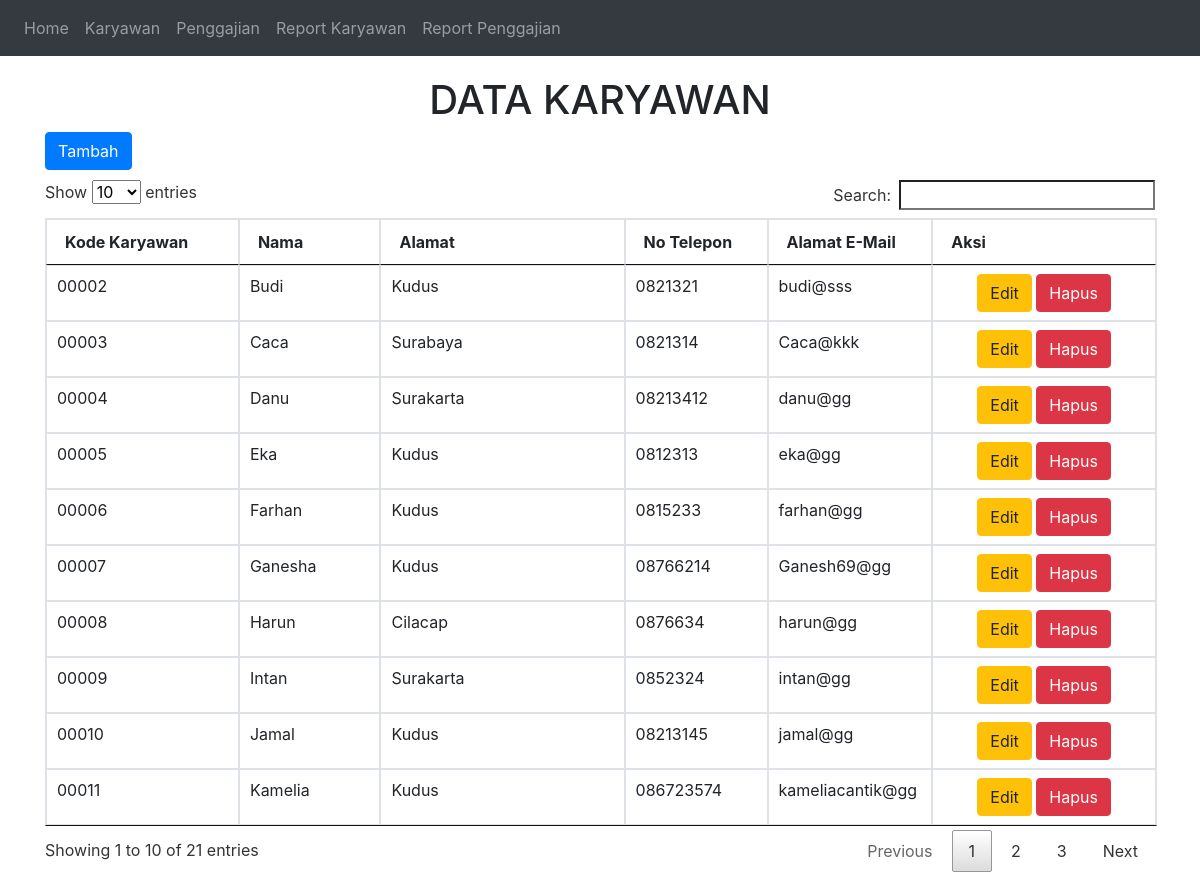
/penggajian/index.php?page=karyawan, run on the app's committed database.
### tables this page shows
CREATE TABLE `karyawan` (
  `kdkaryawan` varchar(5) NOT NULL,
  `nama` varchar(50) NOT NULL,
  `alamat` varchar(50) NOT NULL,
  `notelp` varchar(14) NOT NULL,
  `email` varchar(50) NOT NULL
);

### penggajian/karyawan_tampil.php (the view, shortened to what this page needs)
<h1 align="center">DATA KARYAWAN</h1>
<a class="btn btn-primary" href="?page=karyawan&action=tambah" style="margin-bottom: 10px;">Tambah</a>
<table class="table table-bordered table-hover" id="myTable">
    <thead>
      <tr>
        <th width="150px">Kode Karyawan</th>
        <th width="100px">Nama</th>
        <th width="200px">Alamat</th>
        <th width="100px">No Telepon</th>
        <th width="100px">Alamat E-Mail</th>
        <th width="180px">Aksi</th>
      </tr>
    </thead>
    <tbody>
    <?php
        $sql = "SELECT * FROM karyawan ORDER BY kdkaryawan ASC";
        $result = $conn->query($sql);
        while($row = $result->fetch_assoc()) {
    ?>
        <tr>
            <td><?php echo $row['kdkaryawan']; ?></td>
            <td><?php echo $row['nama']; ?></td>
            <td><?php echo $row['alamat']; ?></td>
            <td><?php echo $row['notelp']; ?></td>
            <td><?php echo $row['email']; ?></td>
            <td style="text-align:center">
                <a class="btn btn-warning" href="?page=karyawan&action=update&kdkaryawan=<?php echo $row['kdkaryawan']; ?>">Edit</a>
                <a onclick="return confirm('Yakin menghapus data ini ?')" class="btn btn-danger" href="?page=karyawan&action=hapus&kdkaryawan=<?php echo $row['kdkaryawan']; ?>">Hapus</a>
            </td>
        </tr>
    <?php
        }
    ?>
   </tbody>
</table>

### penggajian/index.php (shortened to what this page needs)
<?php
    include "config.php";
?>
<!doctype html>
<html lang="en">
  <head>
    <link rel="stylesheet" href="assets/css/bootstrap.min.css">
    <link rel="stylesheet" href="assets/css/jquery.dataTables.min.css">
    <link rel="stylesheet" href="assets/css/bootstrap-chosen.css">
    <link rel="stylesheet" href="style.css">
  </head>
  <body>
    <nav class="navbar navbar-expand-sm bg-dark navbar-dark">
        <ul class="navbar-nav">
            <li class="nav-item">
                <a class="nav-link" href="index.php">Home</a>
            </li>
            <li class="nav-item">
                <a class="nav-link" href="?page=karyawan">Karyawan</a>
            </li>
            <li class="nav-item">
                <a class="nav-link" href="?page=gaji">Penggajian</a>
            </li>
            <li class="nav-item">
                <a class="nav-link" href="#">Report Karyawan</a>
            </li>
            <li class="nav-item">
                <a class="nav-link" href="#">Report Penggajian</a>
            </li>
        </ul>
    </nav>
    <div class="container">
                <?php
            $page = isset($_GET['page']) ? $_GET['page'] : "";
            $action = isset($_GET['action']) ? $_GET['action'] : "";
            if ($page==""){
                include "welcome.php";
            }elseif ($page=="karyawan"){
                if ($action==""){
                    include "karyawan_tampil.php";
                }elseif ($action=="tambah"){
                    include "karyawan_tambah.php";
                }elseif ($action=="update"){
                    include "karyawan_update.php";
                }else{
                    include "karyawan_hapus.php";
                }
            }else{
                include "NAMA_HALAMAN";
            }
        ?>
    </div>
  </body>
</html>

### penggajian/style.css (style rules this page uses)
.container { margin-top: 20px; margin-bottom: 20px; }
.table { margin-top: 20px; }

### data on the page
karyawan: kdkaryawan "00002", nama "Budi", alamat "Kudus", notelp "0821321", email "budi@sss"
karyawan: kdkaryawan "00003", nama "Caca", alamat "Surabaya", notelp "0821314", email "Caca@kkk"
karyawan: kdkaryawan "00004", nama "Danu", alamat "Surakarta", notelp "08213412", email "danu@gg"
karyawan: kdkaryawan "00005", nama "Eka", alamat "Kudus", notelp "0812313", email "eka@gg"
karyawan: kdkaryawan "00006", nama "Farhan", alamat "Kudus", notelp "0815233", email "farhan@gg"
karyawan: kdkaryawan "00007", nama "Ganesha", alamat "Kudus", notelp "08766214", email "Ganesh69@gg"
karyawan: kdkaryawan "00008", nama "Harun", alamat "Cilacap", notelp "0876634", email "harun@gg"
karyawan: kdkaryawan "00009", nama "Intan", alamat "Surakarta", notelp "0852324", email "intan@gg"
karyawan: kdkaryawan "00010", nama "Jamal", alamat "Kudus", notelp "08213145", email "jamal@gg"
karyawan: kdkaryawan "00011", nama "Kamelia", alamat "Kudus", notelp "086723574", email "kameliacantik@gg"
